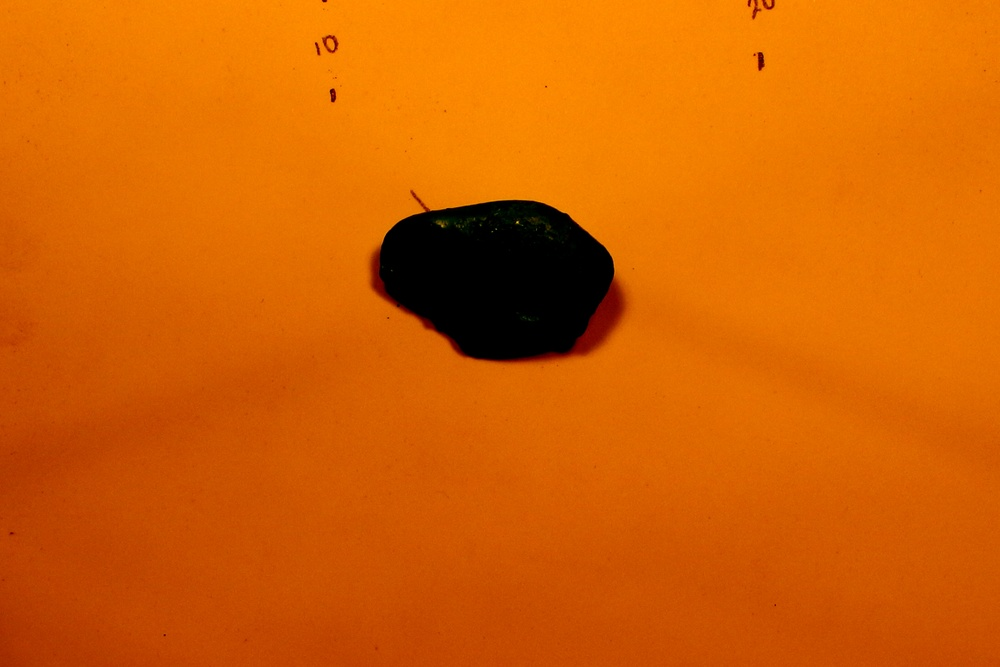
#> input picture GoodImages/IMG_2812.JPG, 1000 x 667 px, shrunk from 2194 x 1463 before the run; its folder holds only this picture in this run
$ jupyter execute --allow-errors Contour_Script.ipynb   (older library calls are emulated)
#> lines starting #> are read from the running program, lines starting #| are printed output that depends on the picture; after the words box and inside, x2 and y2 are one past the last pixel; in counts of white or black regions, pixels touching at a corner belong together
[cell 1]
import numpy as np
import os
import pylab
import skimage
from skimage import io, filters, exposure, morphology, data, measure, segmentation, color
from skimage.morphology import watershed
from skimage.feature import peak_local_max
from skimage.filters import sobel
from skimage.segmentation import active_contour
from skimage.measure import moments
import matplotlib.pyplot as plt
from matplotlib.pyplot import imshow
from scipy import ndimage as ndi
import math

[cell 2]
INIT_DIR = os.getcwd()
IMAGE_DIR = INIT_DIR + '/GoodImages/'
os.chdir(IMAGE_DIR)
filelist = os.listdir()
os.chdir(INIT_DIR)
imagelist = []
for img in filelist:
    imagelist.append(IMAGE_DIR + img)

## Find Contours of Supplied Image

[cell 3]
def bad_contours(contours):
    goodcon = np.argmax([len(c) for c in contours])
    return(contours[goodcon])

[cell 4]
# Import image and plot grayscale histogram
def rockedges(image):
    # Read in image
#> called with image = 'GoodImages/IMG_2812.JPG'
    rock = io.imread(image)
#> rock is the input picture: shape (667, 1000, 3); mean R, G, B 210.2, 96.8, 1
    # convert to greyscale as our rocks have strange colors
    rockgray = color.rgb2gray(rock)
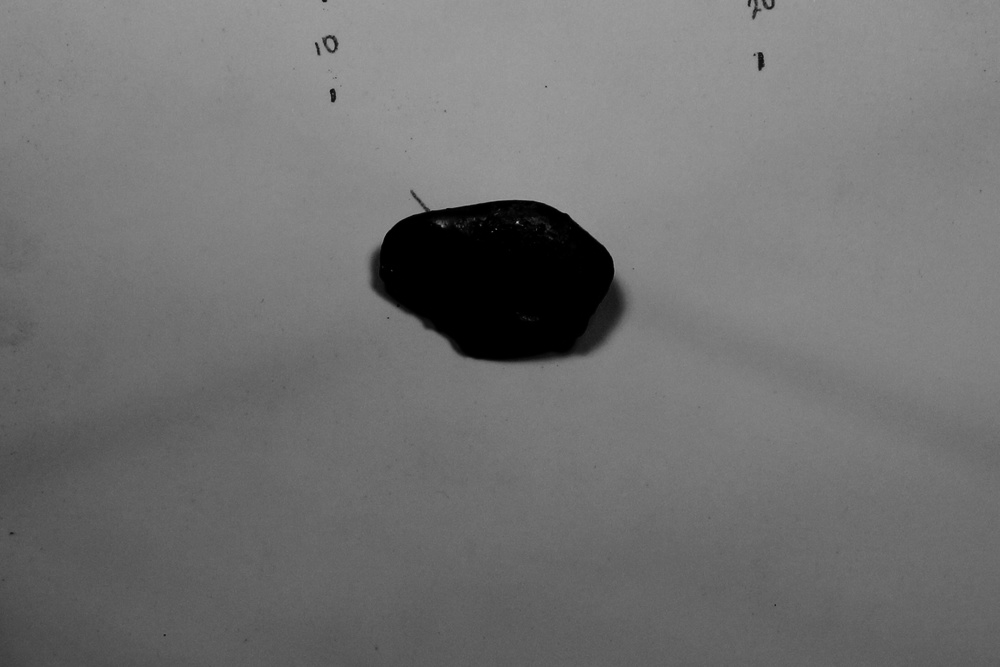
#> rockgray: shape (667, 1000) float64; min 0, max 0.775, mean 0.447
    # adjust the exposure as the lighting doesn't do a great job
    # of making the shadow/rock dilenation obvious
    rockgray = exposure.adjust_gamma(rockgray, gamma=.5, gain = 1)
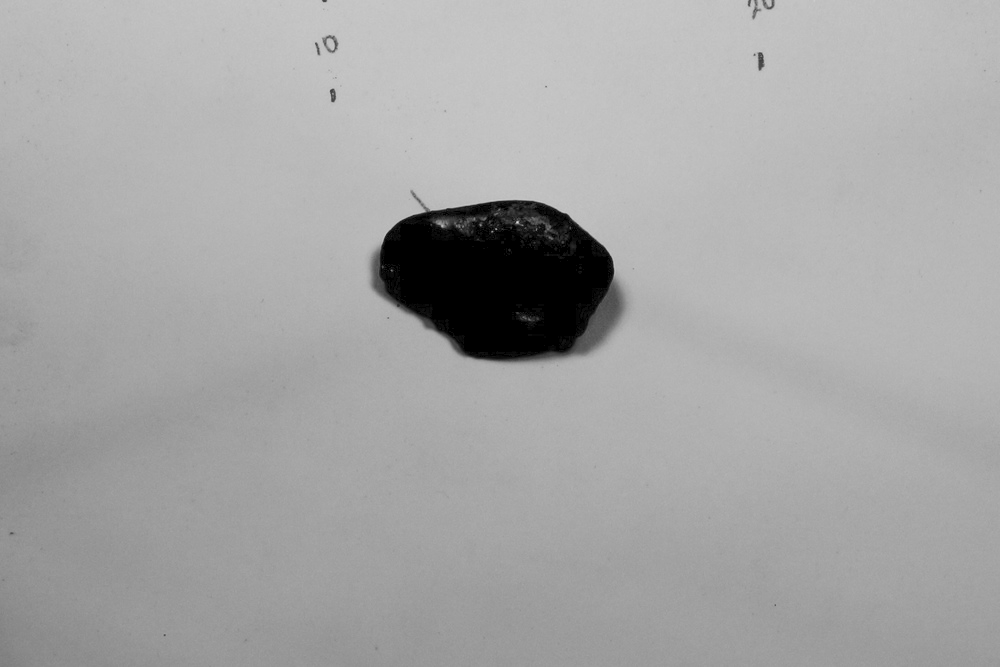
#> rockgray: shape (667, 1000) float64; min 0, max 0.881, mean 0.653
    # smooth edges
    rockgray = filters.gaussian(rockgray, 6)
    # the numerical value (.2) here probably needs to change and is arbitrary.
    # I need to take new pictures as the lighting in the ones I have makes it hard to seperate
    # shadow from painted rock color
    mask = rockgray > .2
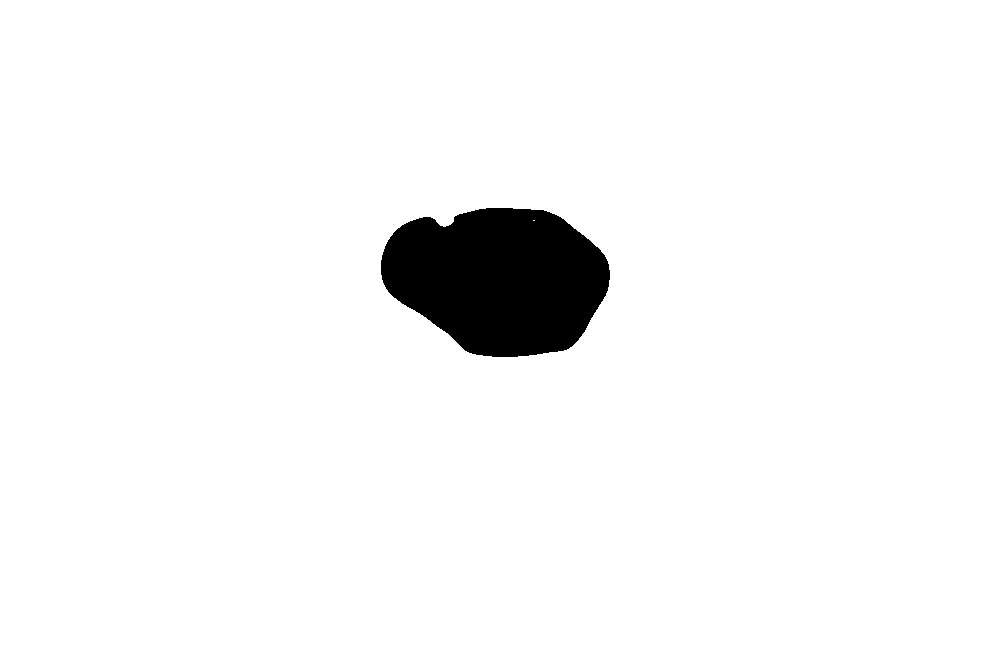
#> mask: shape (667, 1000) bool; 96.1% white; 1 black region, box (x1, y1, x2, y2) and area: (381, 208, 610, 357) 25906
    # prep to watershed segment the image
    elevationmap = sobel(rockgray)
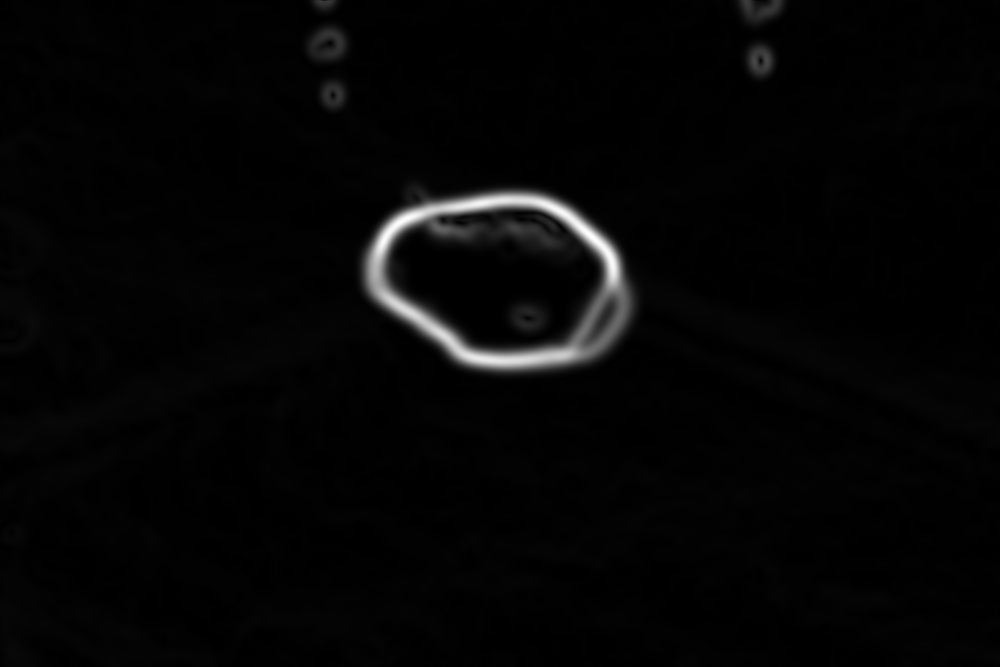
#> elevationmap: shape (667, 1000) float64; min 0, max 0.0657, mean 0.00151; drawn with min black and max white
    markers = np.zeros_like(rockgray)
    markers[rockgray < .2] = 1
    markers[rockgray > .2] = 2
    # watershed segmentation
    segmentation = morphology.watershed(elevationmap, markers)
    # find watershed contours
    cons = skimage.measure.find_contours(segmentation, 1)
    contour = bad_contours(cons)
    return contour, rockgray, rock
